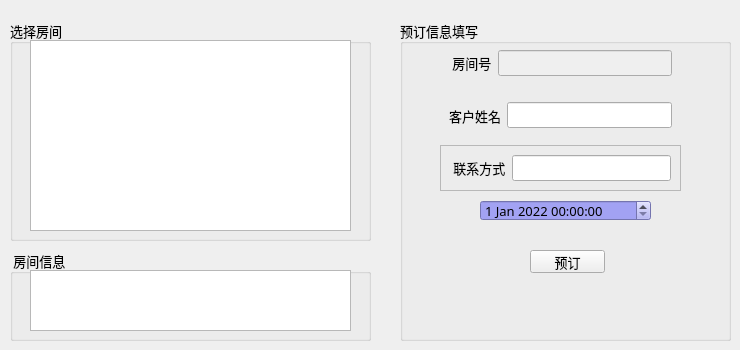
   <widget class="QWidget" name="tab_3">
    <attribute name="title">
     <string>客房预订</string>
    </attribute>
    <widget class="QGroupBox" name="groupBox_6">
     <property name="geometry">
      <rect>
       <x>10</x>
       <y>250</y>
       <width>361</width>
       <height>91</height>
      </rect>
     </property>
     <property name="font">
      <font>
       <family>微软雅黑</family>
       <pointsize>10</pointsize>
      </font>
     </property>
     <property name="title">
      <string> 房间信息</string>
     </property>
     <widget class="QTextBrowser" name="textBrowser">
      <property name="enabled">
       <bool>true</bool>
      </property>
      <property name="geometry">
       <rect>
        <x>20</x>
        <y>20</y>
        <width>321</width>
        <height>61</height>
       </rect>
      </property>
     </widget>
    </widget>
    <widget class="QGroupBox" name="groupBox_7">
     <property name="geometry">
      <rect>
       <x>10</x>
       <y>20</y>
       <width>361</width>
       <height>221</height>
      </rect>
     </property>
     <property name="font">
      <font>
       <family>微软雅黑</family>
       <pointsize>10</pointsize>
      </font>
     </property>
     <property name="title">
      <string>选择房间</string>
     </property>
     <widget class="QTreeView" name="treeView">
      <property name="geometry">
       <rect>
        <x>20</x>
        <y>20</y>
        <width>321</width>
        <height>191</height>
       </rect>
      </property>
      <property name="alternatingRowColors">
       <bool>true</bool>
      </property>
     </widget>
    </widget>
    <widget class="QGroupBox" name="groupBox_8">
     <property name="geometry">
      <rect>
       <x>400</x>
       <y>20</y>
       <width>331</width>
       <height>321</height>
      </rect>
     </property>
     <property name="font">
      <font>
       <family>微软雅黑</family>
       <pointsize>10</pointsize>
      </font>
     </property>
     <property name="title">
      <string>预订信息填写</string>
     </property>
     <widget class="QWidget" name="widget_6" native="true">
      <property name="geometry">
       <rect>
        <x>40</x>
        <y>20</y>
        <width>241</width>
        <height>151</height>
       </rect>
      </property>
      <layout class="QVBoxLayout" name="verticalLayout_2">
       <item>
        <widget class="QWidget" name="widget_7" native="true">
         <layout class="QHBoxLayout" name="horizontalLayout_6">
          <item>
           <widget class="QLabel" name="label_9">
            <property name="font">
             <font>
              <family>微软雅黑</family>
              <pointsize>10</pointsize>
             </font>
            </property>
            <property name="text">
             <string> 房间号</string>
            </property>
           </widget>
          </item>
          <item>
           <widget class="QLineEdit" name="roomid_lineEdit_2">
            <property name="enabled">
             <bool>false</bool>
            </property>
           </widget>
          </item>
         </layout>
        </widget>
       </item>
       <item>
        <widget class="QWidget" name="widget_8" native="true">
         <layout class="QHBoxLayout" name="horizontalLayout_7">
          <item>
           <widget class="QLabel" name="label_10">
            <property name="font">
             <font>
              <family>微软雅黑</family>
              <pointsize>10</pointsize>
             </font>
            </property>
            <property name="text">
             <string>客户姓名</string>
            </property>
           </widget>
          </item>
          <item>
           <widget class="QLineEdit" name="clientname_lineEdit_2"/>
          </item>
         </layout>
        </widget>
       </item>
       <item>
        <widget class="QFrame" name="frame_4">
         <property name="frameShape">
          <enum>QFrame::StyledPanel</enum>
         </property>
         <property name="frameShadow">
          <enum>QFrame::Raised</enum>
         </property>
         <layout class="QHBoxLayout" name="horizontalLayout_9">
          <item>
           <widget class="QLabel" name="label_12">
            <property name="font">
             <font>
              <family>微软雅黑</family>
              <pointsize>10</pointsize>
             </font>
            </property>
            <property name="text">
             <string> 联系方式</string>
            </property>
           </widget>
          </item>
          <item>
           <widget class="QLineEdit" name="clientphone_lineEdit_2"/>
          </item>
         </layout>
        </widget>
       </item>
      </layout>
     </widget>
     <widget class="QDateTimeEdit" name="dateTimeEdit_2">
      <property name="geometry">
       <rect>
        <x>80</x>
        <y>180</y>
        <width>171</width>
        <height>21</height>
       </rect>
      </property>
      <property name="styleSheet">
       <string notr="true">background-color: rgb(162, 162, 243);</string>
      </property>
      <property name="dateTime">
       <datetime>
        <hour>0</hour>
        <minute>0</minute>
        <second>0</second>
        <year>2022</year>
        <month>1</month>
        <day>1</day>
       </datetime>
      </property>
      <property name="calendarPopup">
       <bool>false</bool>
      </property>
     </widget>
     <widget class="QPushButton" name="reserveButton">
      <property name="geometry">
       <rect>
        <x>130</x>
        <y>230</y>
        <width>75</width>
        <height>23</height>
       </rect>
      </property>
      <property name="text">
       <string>预订</string>
      </property>
     </widget>
    </widget>
   </widget>
